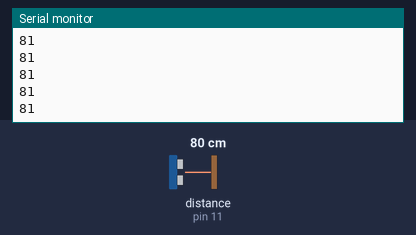
A sketch run on a simulated Arduino Uno, built with avr-gcc and run on an emulated ATmega328P. Shown: the last lines printed to the serial monitor. The inputs (shaded band) are chosen by the test bench; at power-on: distance to the obstacle (sensor on pin 11) 80 cm. The echo pulse lasts 58.3 µs per cm.

Above: at 1.2 s.
1.3 s: distance to the obstacle (sensor on pin 11) set to 2 cm
At 1.38 s:
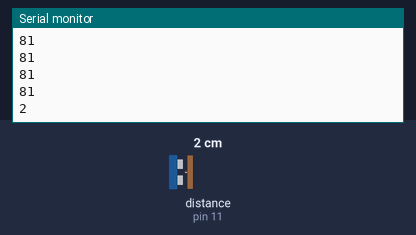
2.8 s: distance to the obstacle (sensor on pin 11) set to 4 cm
At 2.89 s:
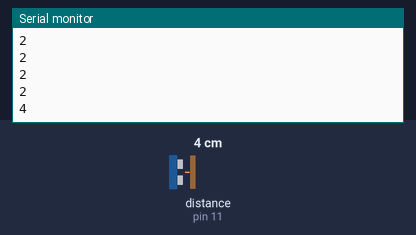
Timing chart, 0 to 5.8 s (numbered marks = the images above; inputs shaded):
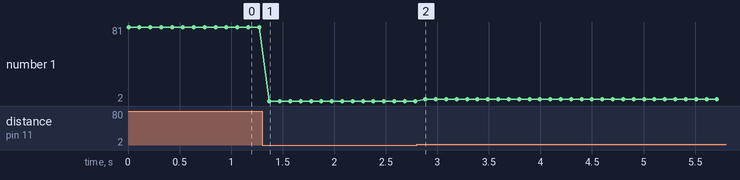

The sketch:

ultrasonic_newping_library.ino
```cpp
#include <NewPing.h>

#define TRIGGER_PIN  12
#define ECHO_PIN     11
#define MAX_DISTANCE 200

NewPing sonar(TRIGGER_PIN, ECHO_PIN);

void setup() {
  Serial.begin(115200);
}

void loop() {
  Serial.println(sonar.ping_cm());
  delay(100);
}
```

Measured:
- after the input at 1.3 s, the serial monitor: prints a new line after 0.07 s (image 1)
- after the input at 2.8 s, the serial monitor: prints a new line after 0.08 s (image 2)
- plotted number 1: 81 → 2 after the input at 1.3 s, 2 → 4 after the input at 2.8 s
